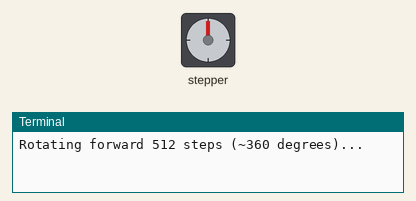
The program below on a simulated Raspberry Pi (BCM pin numbers). On the bench: stepper motor, the last lines printed to the terminal. The stepper is drawn at 2048 steps a turn. At 13.5 s the program stops and its outputs stay as they are.

Above: at 0.15 s.
At 3.45 s:
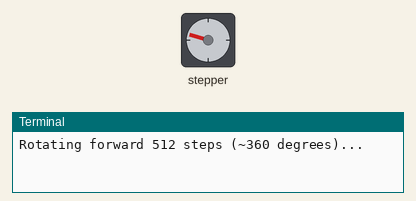
At 6.81 s:
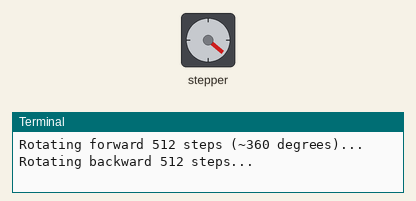
At 13.5 s:
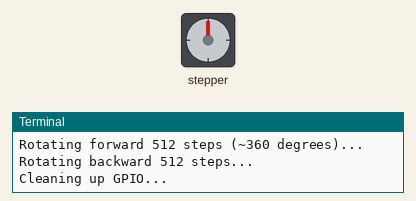
Timing chart, 0 to 15.0 s (numbered marks = the images above):
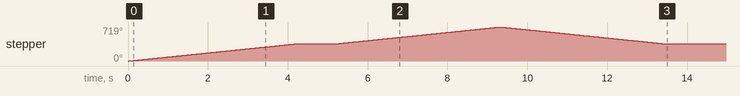

Measured:
- by itself, stepper: turns 360° clockwise in 4.1 s, then 359° clockwise in 4.1 s, then 358° counter-clockwise in 4.1 s

The program:

stepper_motor.py
```python
import RPi.GPIO as GPIO
import time


IN1 = 17
IN2 = 18
IN3 = 27
IN4 = 22


GPIO.setmode(GPIO.BCM)
GPIO.setwarnings(False)


for pin in [IN1, IN2, IN3, IN4]:
    GPIO.setup(pin, GPIO.OUT)
    GPIO.output(pin, 0)


halfstep_seq = [
    [1, 0, 0, 0],
    [1, 1, 0, 0],
    [0, 1, 0, 0],
    [0, 1, 1, 0],
    [0, 0, 1, 0],
    [0, 0, 1, 1],
    [0, 0, 0, 1],
    [1, 0, 0, 1]
]

def move_motor(steps, delay=0.001):
    for _ in range(steps):
        for halfstep in halfstep_seq:
            for pin, val in zip([IN1, IN2, IN3, IN4], halfstep):
                GPIO.output(pin, val)
            time.sleep(delay)

try:
    print("Rotating forward 512 steps (~360 degrees)...")
    move_motor(512)

    time.sleep(1)

    print("Rotating backward 512 steps...")
    move_motor(512, delay=0.001)
    halfstep_seq.reverse()
    move_motor(512)
    halfstep_seq.reverse()

finally:
    print("Cleaning up GPIO...")
    GPIO.cleanup()
```
